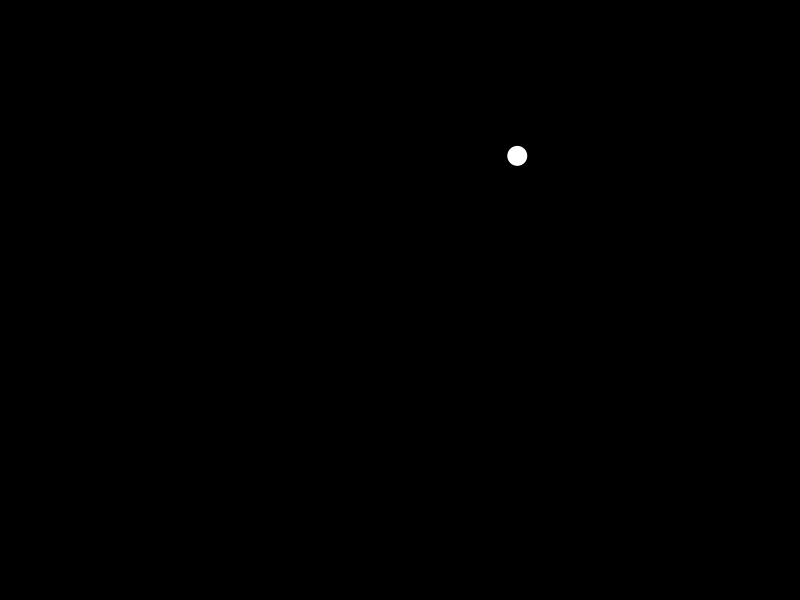
Frame 1 (no input)
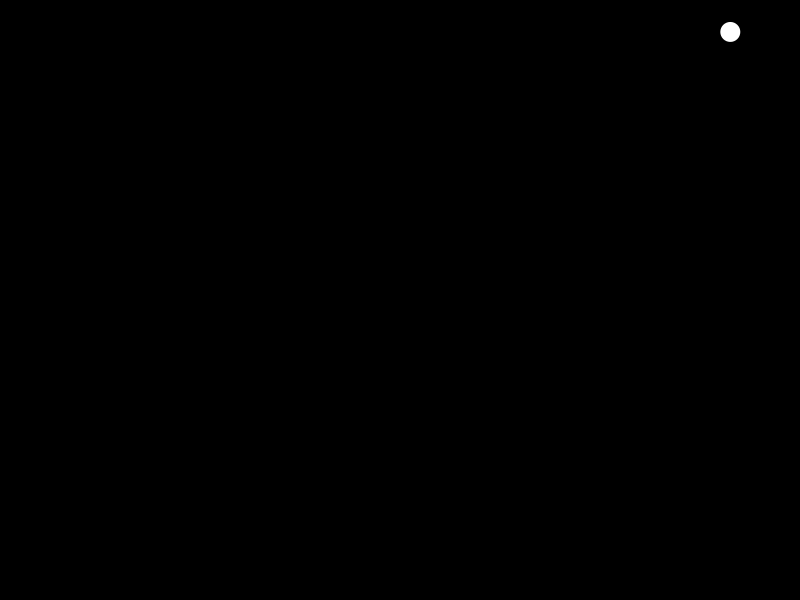
Frame 60 (the mouse pressed at the canvas centre just before this capture)
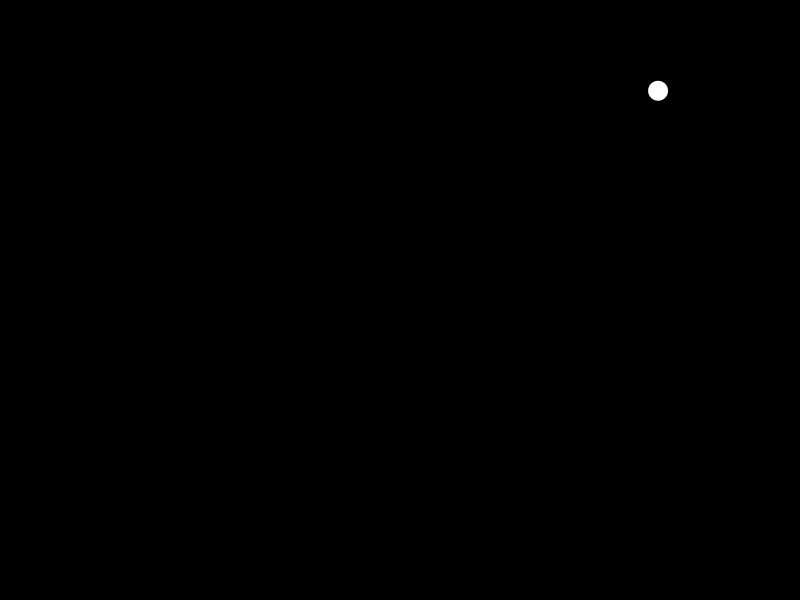
Frame 120 (the mouse held since frame 60 and released just before this capture)

The Processing sketch that drew these frames (run headless with seeded random() and noise(); from frame 60 on, the mouse is pressed at the canvas centre):

// Processing sketch: list5_2
// ── list5_2.pde
PVector location;
PVector velocity;

void setup() {
  size(800, 600);
  frameRate(60);
  noStroke();
  location = new PVector(random(width), random(height));
  velocity = new PVector(random(-4, 4), random(-4, 4));
}

void draw() {
  background(0);
  fill(255);
  ellipse(location.x, location.y, 20, 20);
  
  location.add(velocity);
  
  if (location.x < 0 || location.x > width) {
    velocity.x = velocity.x * -1;
  }
  if (location.y < 0 || location.y > height) {
    velocity.y = velocity.y * -1;
  }
}
